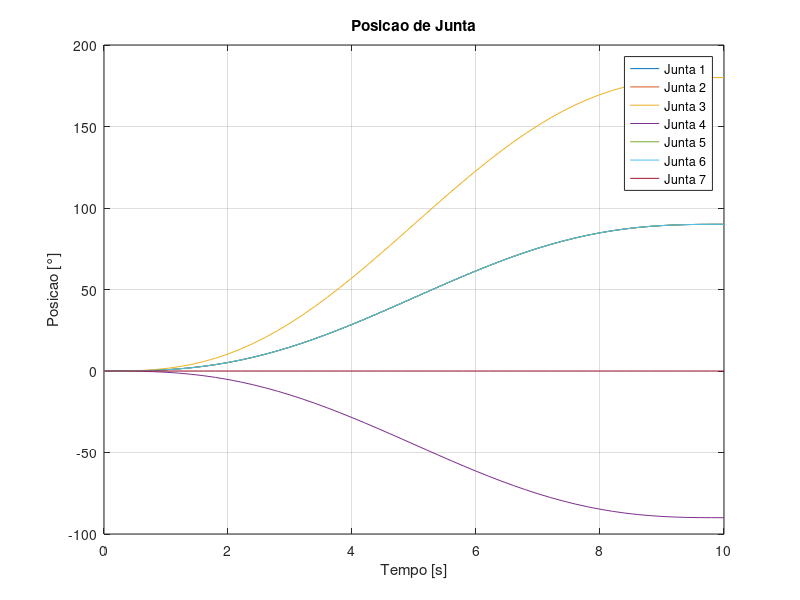
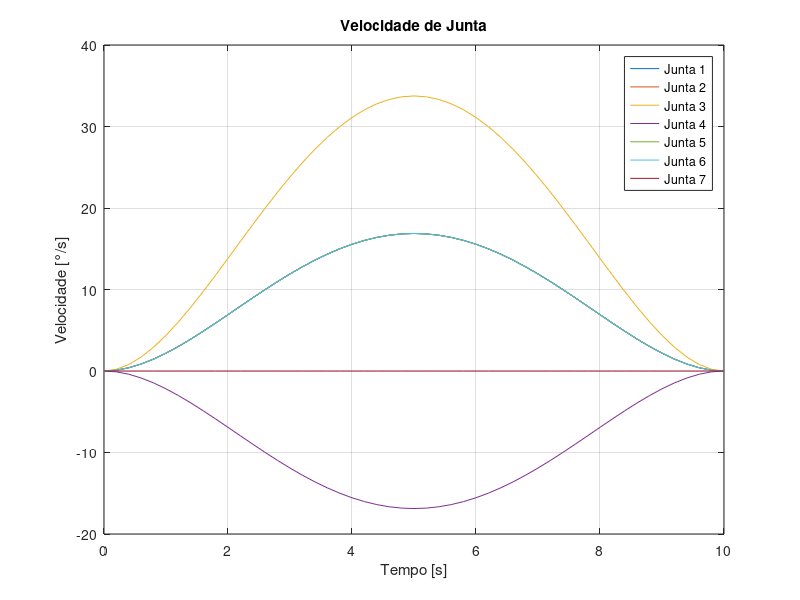
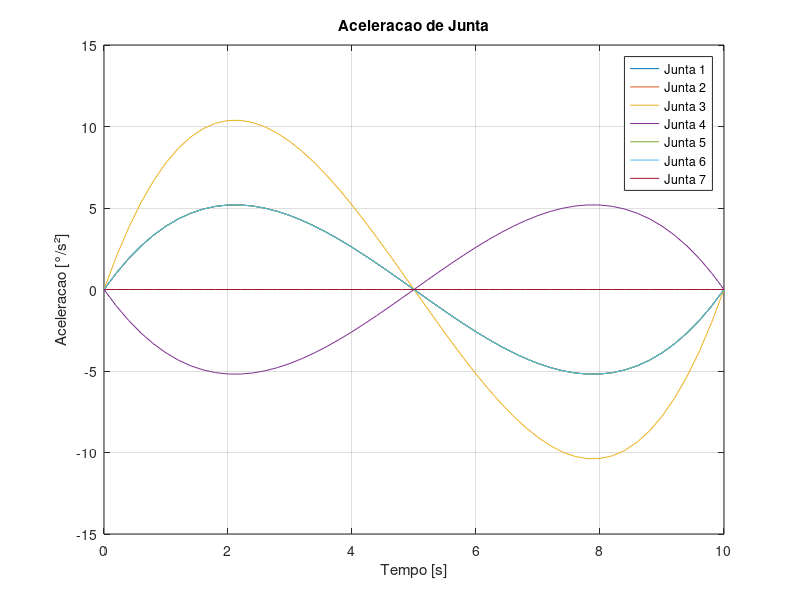

MATLAB code for these plots, in order:
t = 0:2E-1:10;
t = t';
Td = 10;
global joint1 joint2 joint3 joint4 joint5 joint6 joint7

%Atribuicao dos valores de junta tal qual
%joint = c0 + c1*t + c2*t.^2 + c3*t.^3 + c4*t.^4 + c5*t.^5;
theta_s = 0;
theta_g = 90;
c0 = theta_s;
c1 = 0;
c2 = 0;
c3 = 10*(theta_g - theta_s)/(Td.^3);
c4 = 15*(theta_s - theta_g)/(Td.^4);
c5 = 06*(theta_g - theta_s)/(Td.^5);

pos = [c5 c4 c3 c2 c1 c0];
vel = polyder(pos);
acc = polyder(vel);
joint1 = [polyval( pos , t ) , polyval( vel , t ) , polyval( acc , t )];
joint2 = [polyval( pos , t ) , polyval( vel , t ) , polyval( acc , t )];

theta_g = 180;
c0 = theta_s;
c1 = 0;
c2 = 0;
c3 = 10*(theta_g - theta_s)/(Td.^3);
c4 = 15*(theta_s - theta_g)/(Td.^4);
c5 = 06*(theta_g - theta_s)/(Td.^5);
pos = [c5 c4 c3 c2 c1 c0];
vel = polyder(pos);
acc = polyder(vel);
joint3 = [polyval( pos , t ) , polyval( vel , t ) , polyval( acc , t )];

theta_g = -90;
c0 = theta_s;
c1 = 0;
c2 = 0;
c3 = 10*(theta_g - theta_s)/(Td.^3);
c4 = 15*(theta_s - theta_g)/(Td.^4);
c5 = 06*(theta_g - theta_s)/(Td.^5);
pos = [c5 c4 c3 c2 c1 c0];
vel = polyder(pos);
acc = polyder(vel);
joint4 = [polyval( pos , t ) , polyval( vel , t ) , polyval( acc , t )];

theta_g = 90;
c0 = theta_s;
c1 = 0;
c2 = 0;
c3 = 10*(theta_g - theta_s)/(Td.^3);
c4 = 15*(theta_s - theta_g)/(Td.^4);
c5 = 06*(theta_g - theta_s)/(Td.^5);
pos = [c5 c4 c3 c2 c1 c0];
vel = polyder(pos);
acc = polyder(vel);
joint5 = [polyval( pos , t ) , polyval( vel , t ) , polyval( acc , t )];
joint6 = [polyval( pos , t ) , polyval( vel , t ) , polyval( acc , t )];

theta_g = 0;
c0 = theta_s;
c1 = 0;
c2 = 0;
c3 = 10*(theta_g - theta_s)/(Td.^3);
c4 = 15*(theta_s - theta_g)/(Td.^4);
c5 = 06*(theta_g - theta_s)/(Td.^5);
pos = [c5 c4 c3 c2 c1 c0];
vel = polyder(pos);
acc = polyder(vel);
joint7 = [polyval( pos , t ) , polyval( vel , t ) , polyval( acc , t )];

%Matriz Nx7 que representa posição, velocidade e aceleração do braço
armPos = [joint1(:,1) , joint2(:,1) , joint3(:,1) , joint4(:,1) , joint5(:,1) , joint6(:,1) , joint7(:,1)];
armVel = [joint1(:,2) , joint2(:,2) , joint3(:,2) , joint4(:,2) , joint5(:,2) , joint6(:,2) , joint7(:,2)];
armAcc = [joint1(:,3) , joint2(:,3) , joint3(:,3) , joint4(:,3) , joint5(:,3) , joint6(:,3) , joint7(:,3)];

%Grafico de Posicao
figure(2)
clf
plot(t, joint1(:,1))
hold on
grid on
plot(t, joint2(:,1))
plot(t, joint3(:,1))
plot(t, joint4(:,1))
plot(t, joint5(:,1))
plot(t, joint6(:,1))
plot(t, joint7(:,1))
xlabel('Tempo [s]');
ylabel('Posicao [°]');
title('Posicao de Junta')
legend('Junta 1','Junta 2','Junta 3','Junta 4','Junta 5','Junta 6','Junta 7','Location', 'northeast')

%Grafico de Velocidade
figure(3)
clf
plot(t, joint1(:,2))
hold on
grid on
plot(t, joint2(:,2))
plot(t, joint3(:,2))
plot(t, joint4(:,2))
plot(t, joint5(:,2))
plot(t, joint6(:,2))
plot(t, joint7(:,2))
xlabel('Tempo [s]');
ylabel('Velocidade [°/s]');
title('Velocidade de Junta')
legend('Junta 1','Junta 2','Junta 3','Junta 4','Junta 5','Junta 6','Junta 7','Location', 'northeast')

%Grafico de Aceleracao
figure(4)
clf
plot(t, joint1(:,3))
hold on
grid on
plot(t, joint2(:,3))
plot(t, joint3(:,3))
plot(t, joint4(:,3))
plot(t, joint5(:,3))
plot(t, joint6(:,3))
plot(t, joint7(:,3))
xlabel('Tempo [s]');
ylabel('Aceleracao [°/s²]');
title('Aceleracao de Junta')
legend('Junta 1','Junta 2','Junta 3','Junta 4','Junta 5','Junta 6','Junta 7','Location', 'northeast')
